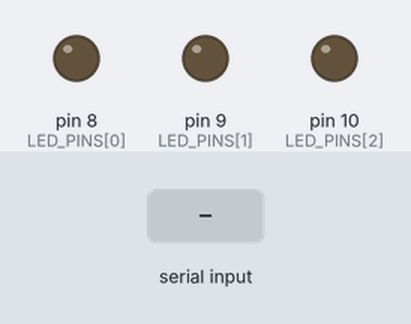
The sketch below on a simulated Arduino Uno, built with avr-gcc and run on an emulated ATmega328P. Shown: output pins drawn as LEDs (lit = HIGH). The test bench sets the inputs (shaded band). What the sketch prints to the serial monitor is not drawn.

Above: at 1.2 s.
1.3 s: "ALL ON\n" received over Serial
At 2.1 s:
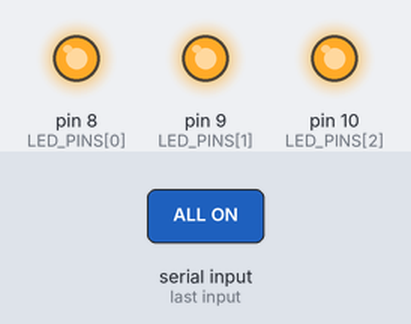
2.8 s: "ALL OFF\n" received over Serial
At 3.3 s:
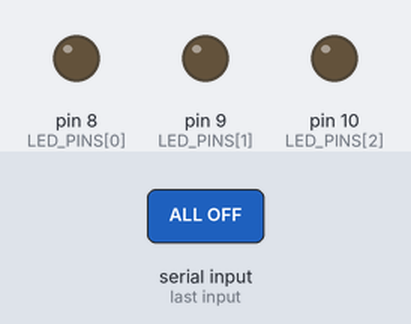
Timing chart, 0 to 5.8 s (numbered marks = the images above; inputs shaded):
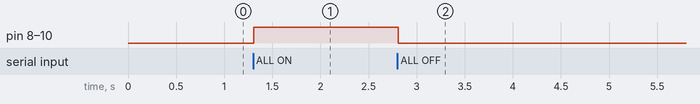

Measured:
- after the input at 1.3 s, pin 8 (LED_PINS[0]), pin 9 (LED_PINS[1]), pin 10 (LED_PINS[2]): LOW → HIGH at once
- after the input at 2.8 s, pin 8 (LED_PINS[0]), pin 9 (LED_PINS[1]), pin 10 (LED_PINS[2]): HIGH → LOW at once

The sketch:

____LED.ino
```cpp
/*
 * 实验名称：串口控制 LED
 * 实验目的：通过串口命令控制 LED，学习串口字符串解析
 *
 * 硬件连接：
 *   LED1 → D8，LED2 → D9，LED3 → D10
 *   所有 LED 通过 220Ω 电阻接 GND
 *
 * 命令格式：
 *   ON 1    - 点亮 LED1
 *   OFF 2   - 熄灭 LED2
 *   ALL ON  - 全部点亮
 *   ALL OFF - 全部熄灭
 *   STATUS  - 查看状态
 */

const int LED_PINS[] = {8, 9, 10};
const int NUM_LEDS = 3;
bool ledStates[NUM_LEDS] = {false, false, false};

String inputString = "";
bool stringComplete = false;

void setup() {
  for (int i = 0; i < NUM_LEDS; i++) {
    pinMode(LED_PINS[i], OUTPUT);
    digitalWrite(LED_PINS[i], LOW);
  }

  Serial.begin(9600);
  inputString.reserve(50);

  Serial.println("=== 串口控制 LED ===");
  Serial.println("命令: ON 1/2/3 | OFF 1/2/3 | ALL ON | ALL OFF | STATUS");
}

void loop() {
  if (stringComplete) {
    inputString.trim();
    inputString.toUpperCase();
    processCommand(inputString);
    inputString = "";
    stringComplete = false;
  }
}

// 串口接收中断
void serialEvent() {
  while (Serial.available()) {
    char inChar = (char)Serial.read();
    if (inChar == '\n' || inChar == '\r') {
      if (inputString.length() > 0) {
        stringComplete = true;
      }
    } else {
      inputString += inChar;
    }
  }
}

void processCommand(String cmd) {
  Serial.print("执行命令: ");
  Serial.println(cmd);

  if (cmd == "ALL ON") {
    for (int i = 0; i < NUM_LEDS; i++) {
      setLED(i, true);
    }
    Serial.println("所有 LED 已点亮");
  }
  else if (cmd == "ALL OFF") {
    for (int i = 0; i < NUM_LEDS; i++) {
      setLED(i, false);
    }
    Serial.println("所有 LED 已熄灭");
  }
  else if (cmd == "STATUS") {
    printStatus();
  }
  else if (cmd.startsWith("ON ")) {
    int ledNum = cmd.substring(3).toInt() - 1;
    if (ledNum >= 0 && ledNum < NUM_LEDS) {
      setLED(ledNum, true);
      Serial.print("LED");
      Serial.print(ledNum + 1);
      Serial.println(" 已点亮");
    } else {
      Serial.println("错误：LED 编号无效（1~3）");
    }
  }
  else if (cmd.startsWith("OFF ")) {
    int ledNum = cmd.substring(4).toInt() - 1;
    if (ledNum >= 0 && ledNum < NUM_LEDS) {
      setLED(ledNum, false);
      Serial.print("LED");
      Serial.print(ledNum + 1);
      Serial.println(" 已熄灭");
    } else {
      Serial.println("错误：LED 编号无效（1~3）");
    }
  }
  else {
    Serial.println("未知命令，输入 STATUS 查看帮助");
  }
}

void setLED(int index, bool state) {
  ledStates[index] = state;
  digitalWrite(LED_PINS[index], state ? HIGH : LOW);
}

void printStatus() {
  Serial.println("--- LED 状态 ---");
  for (int i = 0; i < NUM_LEDS; i++) {
    Serial.print("LED");
    Serial.print(i + 1);
    Serial.print(" (D");
    Serial.print(LED_PINS[i]);
    Serial.print("): ");
    Serial.println(ledStates[i] ? "亮" : "灭");
  }
}
```
